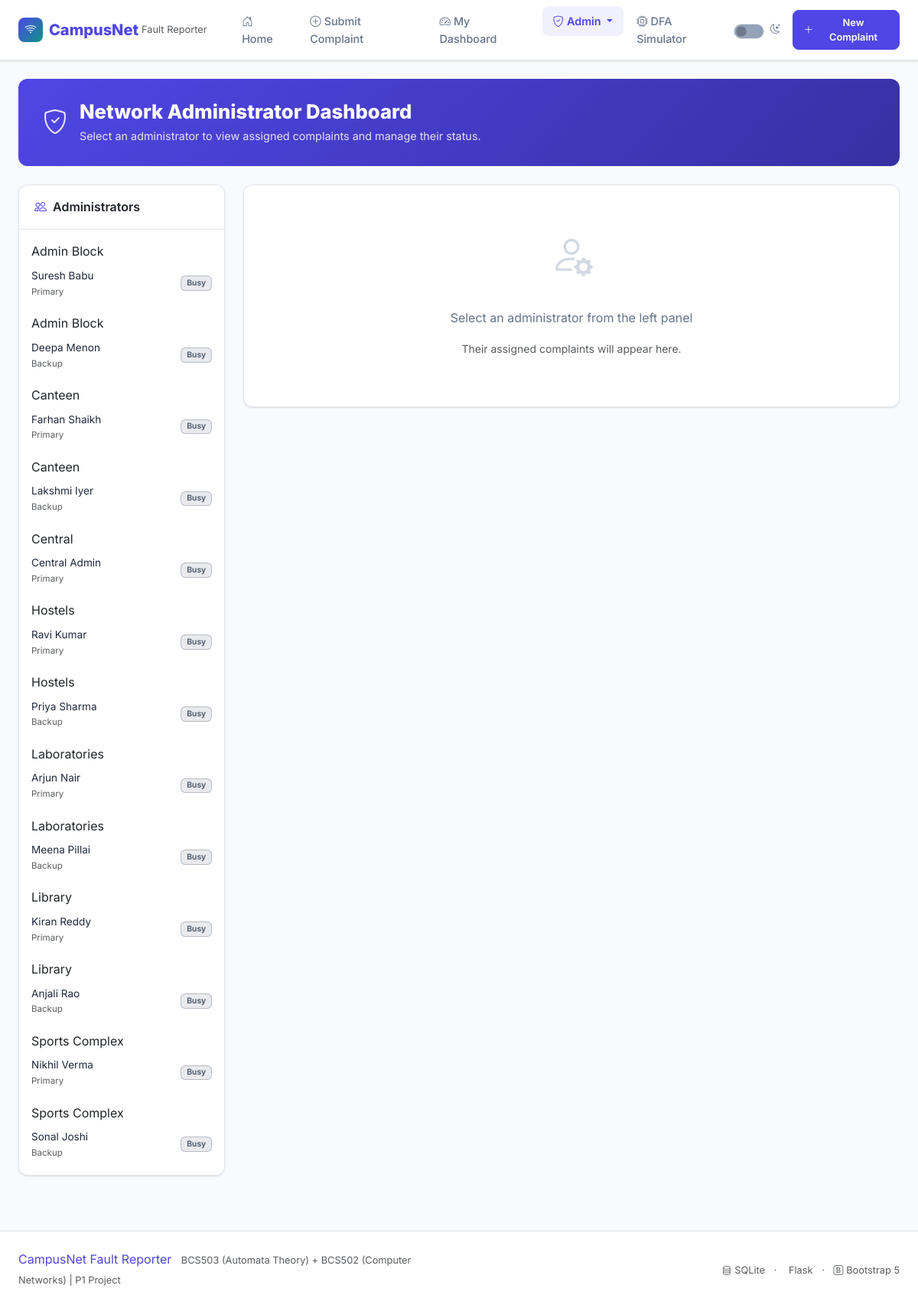
The app's page /admin-dashboard with its own data.
### tables this page shows
CREATE TABLE admins (
            id           INTEGER PRIMARY KEY AUTOINCREMENT,
            name         TEXT    NOT NULL,
            zone_code    TEXT    NOT NULL,
            is_backup    INTEGER NOT NULL DEFAULT 0,   -- 0=primary, 1=backup
            availability TEXT    NOT NULL DEFAULT 'Available'
                              CHECK(availability IN ('Available','Busy'))
        );

### app.py (the view, shortened to what this page needs)
@app.route("/admin-dashboard")
def admin_dashboard():
    conn = get_db()
    admins = conn.execute(
        "SELECT * FROM admins ORDER BY zone_code, is_backup"
    ).fetchall()
    selected_id = request.args.get("admin_id", type=int)
    complaints  = []
    selected_admin = None
    conn.close()
    return render_template("admin_dashboard.html",
                           admins=[_row_to_dict(a) for a in admins],
                           selected_admin=selected_admin,
                           selected_id=selected_id,
                           complaints=complaints)

### app.py (called while the page is built)
def _row_to_dict(row):
    return dict(row) if row else None

### models/db.py (called while the page is built)
def get_db():
    conn = sqlite3.connect(DB_PATH)
    conn.row_factory = sqlite3.Row
    conn.execute("PRAGMA foreign_keys = ON")
    return conn

### templates/admin_dashboard.html (shortened to what this page needs)
{% extends "base.html" %}
{% block body %}
<div class="container-fluid px-4 py-4">
  <div class="page-header fade-in">
    <div class="d-flex align-items-center gap-3">
      <i class="bi bi-shield-check" style="font-size:2rem; opacity:.85;"></i>
      <div>
        <h1>Network Administrator Dashboard</h1>
        <p>Select an administrator to view assigned complaints and manage their status.</p>
      </div>
    </div>
  </div>
  <div class="row g-4">
    <div class="col-md-3 fade-in">
      <div class="card h-100">
        <div class="card-header"><i class="bi bi-people me-2" style="color:var(--primary);"></i>Administrators</div>
        <div class="card-body p-2">
          {% set zone_labels = {
            'HOSTEL':'Hostels','LAB':'Laboratories','ADMIN':'Admin Block',
            'LIB':'Library','CANTEEN':'Canteen','SPORTS':'Sports Complex','CENTRAL':'Central'
          } %}
          {% set current_zone = '' %}
          {% for a in admins %}
            {% if a.zone_code != current_zone %}
              {% set current_zone = a.zone_code %}
              <div class="sidebar-title px-2 pt-2">{{ zone_labels.get(a.zone_code, a.zone_code) }}</div>
            {% endif %}
            <a href="{{ url_for('admin_dashboard') }}?admin_id={{ a.id }}"
               class="d-flex align-items-center justify-content-between p-2 rounded mb-1 text-decoration-none
                      {{ 'active' if selected_id == a.id else '' }}"
               style="transition: background .15s; {% if selected_id == a.id %}background:rgba(79,70,229,.1);{% endif %}">
              <div>
                <div class="fw-600" style="font-size:.85rem; color:var(--text);">{{ a.name }}</div>
                <div class="text-muted" style="font-size:.72rem;">
                  {{ 'Backup' if a.is_backup else 'Primary' }}
                </div>
              </div>
              <span class="badge {{ 'badge-available' if a.availability == 'Available' else 'badge-busy' }}"
                    style="font-size:.65rem;">
                {{ a.availability }}
              </span>
            </a>
          {% endfor %}
        </div>
      </div>
    </div>
    <div class="col-md-9 fade-in">
      {% if not selected_admin %}
      <div class="empty-state card py-5">
        <i class="bi bi-person-gear d-block" style="font-size:3.5rem; color:var(--slate-light);"></i>
        <p class="fw-600 mt-2">Select an administrator from the left panel</p>
        <p class="text-muted small">Their assigned complaints will appear here.</p>
      </div>
      {% endif %}
    </div>
  </div>
</div>
{% endblock %}

### static/css/style.css (style rules this page uses)
:root { --primary: #4f46e5; --primary-dark: #3730a3; --primary-light: #818cf8; --teal: #0d9488; --teal-light: #2dd4bf; --violet: #7c3aed; --amber: #d97706; --amber-light: #fbbf24; --emerald: #059669; --emerald-light: #34d399; --orange: #ea580c; --slate: #475569; --slate-light: #94a3b8; --bg: #f8fafc; --surface: #ffffff; --border: #e2e8f0; --text: #1e293b; --text-muted: #64748b; --shadow-sm: 0 1px 3px rgba(0,0,0,.08), 0 1px 2px rgba(0,0,0,.06); --shadow: 0 4px 12px rgba(0,0,0,.08); --shadow-lg: 0 8px 24px rgba(0,0,0,.10); --radius: 0.75rem; --radius-sm: 0.5rem; --transition: 0.2s ease; }
*, *::before, *::after { box-sizing: border-box; }
html { scroll-behavior: smooth; }
body { font-family: 'Inter', system-ui, sans-serif; background-color: var(--bg); color: var(--text); line-height: 1.6; min-height: 100vh; }
.card { background: var(--surface); border: 1px solid var(--border); border-radius: var(--radius); box-shadow: var(--shadow-sm); transition: box-shadow var(--transition), transform var(--transition); }
.card-header { background: transparent; border-bottom: 1px solid var(--border); padding: 1rem 1.25rem; font-weight: 600; }
.badge { font-weight: 600; font-size: .75rem; padding: .35em .65em; border-radius: .4rem; }
.badge-busy { background: rgba(71,85,105,.12); color: var(--slate); border: 1px solid rgba(71,85,105,.3); }
.empty-state { text-align: center; padding: 3rem 1rem; color: var(--text-muted); }
.empty-state i { font-size: 3rem; margin-bottom: 1rem; opacity: .4; }
.page-header { background: linear-gradient(135deg, var(--primary), var(--primary-dark)); color: #fff; border-radius: var(--radius); padding: 1.75rem 2rem; margin-bottom: 1.5rem; }
.page-header h1 { font-size: 1.6rem; font-weight: 800; margin: 0; }
.page-header p { margin: .25rem 0 0; opacity: .85; font-size: .9rem; }
.fade-in { animation: fadeInUp .35s ease both; }

### records on screen
admins: get "Admin Block", name "Suresh Babu", is_backup "Primary", availability "Busy"
admins: get "Admin Block", name "Deepa Menon", is_backup "Backup", availability "Busy"
admins: get "Canteen", name "Farhan Shaikh", is_backup "Primary", availability "Busy"
admins: get "Canteen", name "Lakshmi Iyer", is_backup "Backup", availability "Busy"
admins: get "Central", name "Central Admin", is_backup "Primary", availability "Busy"
admins: get "Hostels", name "Ravi Kumar", is_backup "Primary", availability "Busy"
admins: get "Hostels", name "Priya Sharma", is_backup "Backup", availability "Busy"
admins: get "Laboratories", name "Arjun Nair", is_backup "Primary", availability "Busy"
admins: get "Laboratories", name "Meena Pillai", is_backup "Backup", availability "Busy"
admins: get "Library", name "Kiran Reddy", is_backup "Primary", availability "Busy"
admins: get "Library", name "Anjali Rao", is_backup "Backup", availability "Busy"
admins: get "Sports Complex", name "Nikhil Verma", is_backup "Primary", availability "Busy"
admins: get "Sports Complex", name "Sonal Joshi", is_backup "Backup", availability "Busy"
